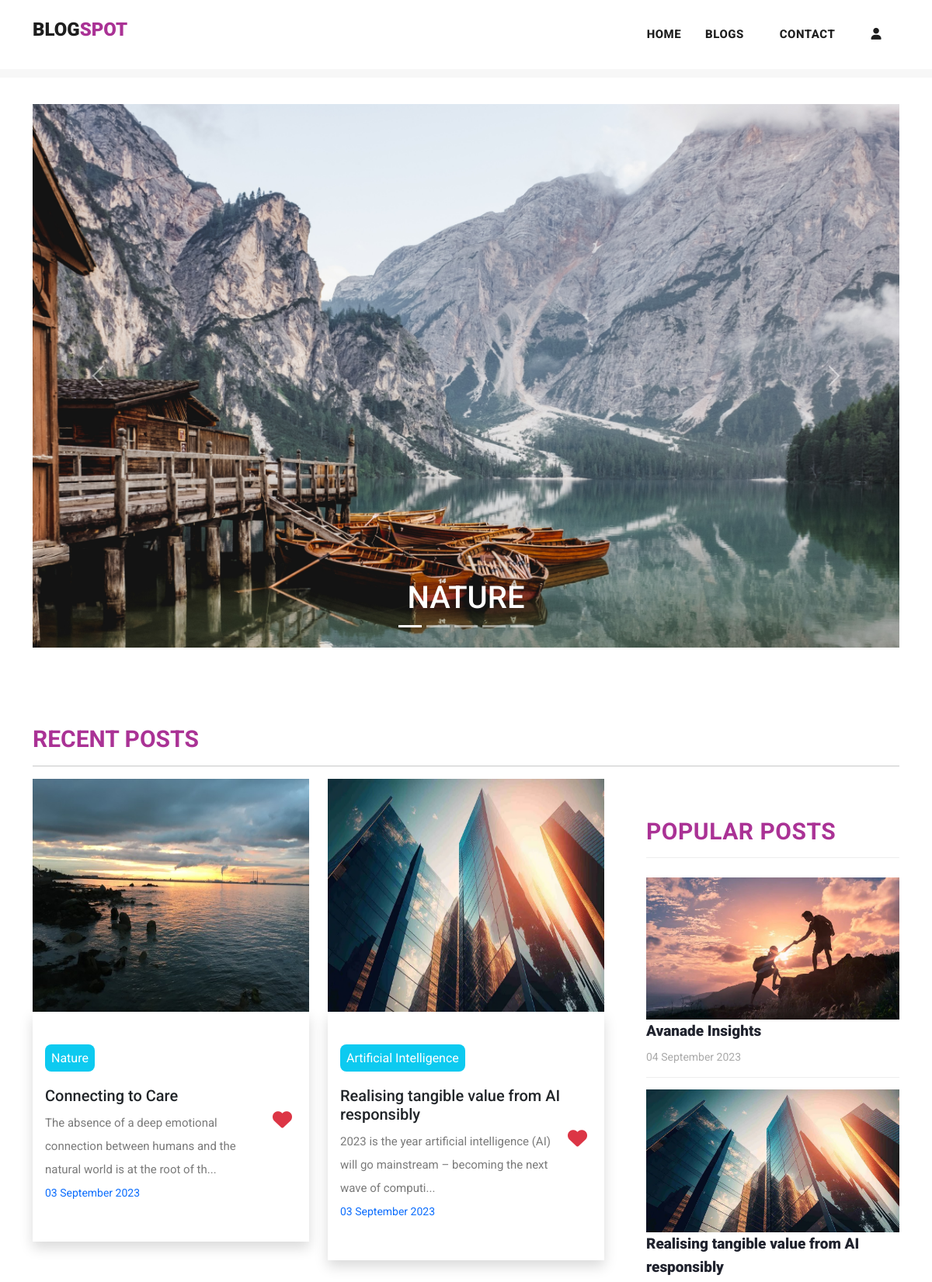
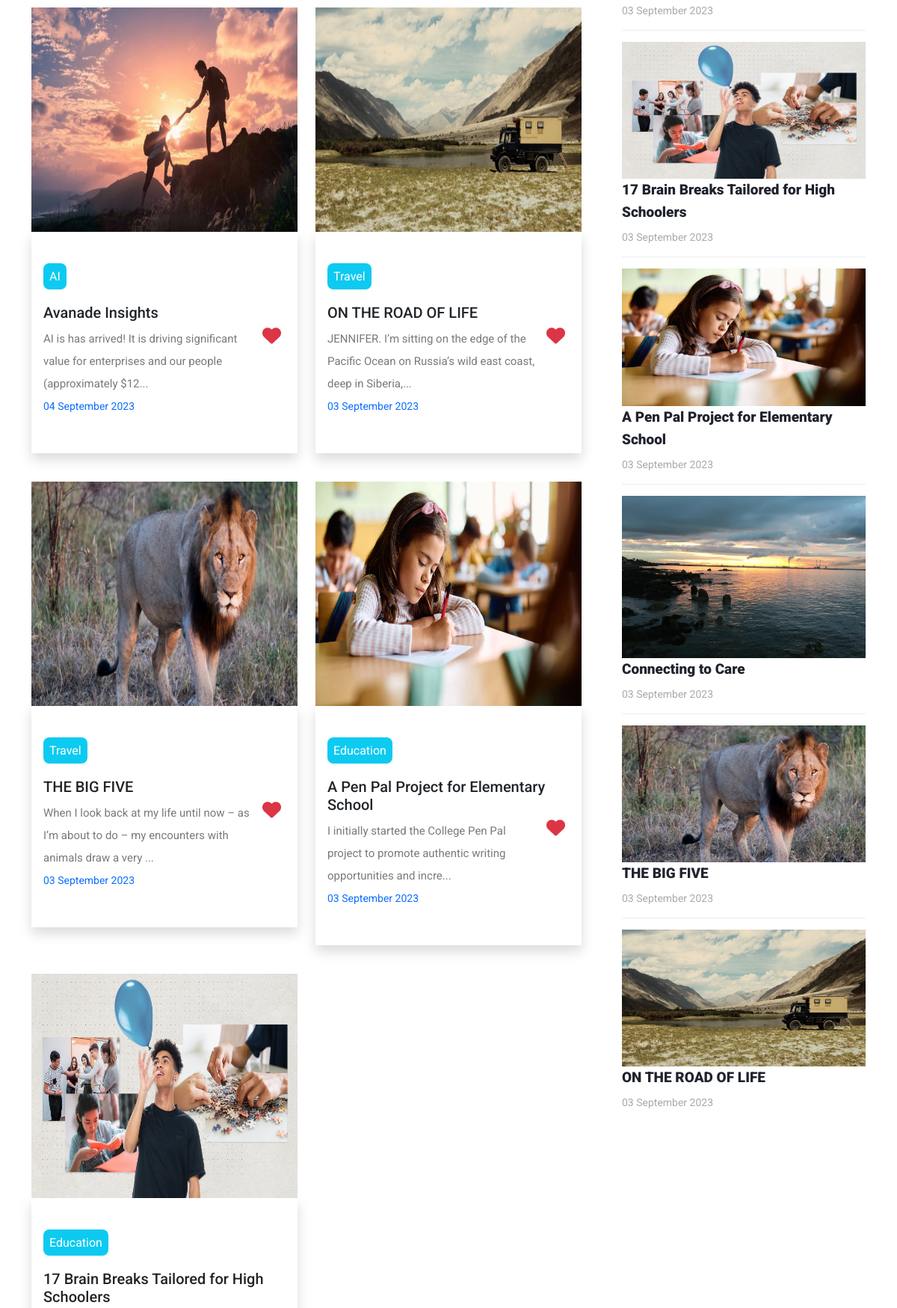
The page / (upper part) on the database its author committed (2 pictures, top to bottom).
### myapp/models.py (models this page shows, shortened)
class Post(models.Model):
    postname = models.CharField(max_length=600)
    category = models.CharField(max_length=600)
    image = models.ImageField(upload_to='images/posts',blank=True,null=True)
    content = models.CharField(max_length=100000)
    time = models.CharField(default=time,max_length=100, blank=True)
    likes = models.IntegerField(null=True,blank=True,default=0)
    user = models.ForeignKey(User,on_delete=models.CASCADE)

### myapp/views.py (the view)
# urls.py: path("",views.index,name="index"),
def index(request):
    return render(request,"index.html",{
        'posts':Post.objects.filter(user_id=request.user.id).order_by("id").reverse(),
        'top_posts':Post.objects.all().order_by("-likes"),
        'recent_posts':Post.objects.all().order_by("-id"),
        'user':request.user,
        'media_url':settings.MEDIA_URL
    })

### templates/index.html (shortened to what this page needs)
{% load static %}
<!DOCTYPE html>
<html lang="en">
<head>
  <link href="https://cdn.jsdelivr.net/npm/bootstrap@5.3.0-alpha3/dist/css/bootstrap.min.css" rel="stylesheet"
>
  <link href="{% static 'vendor/bootstrap/css/bootstrap.min.css' %}" rel="stylesheet">
  <link href="https://cdn.jsdelivr.net/npm/bootstrap@5.3.1/dist/css/bootstrap.min.css" rel="stylesheet"
>
</head>
<link rel="stylesheet" href="{% static 'assets/css/fontawesome.css' %}">
<link rel="stylesheet" href="https://cdnjs.cloudflare.com/ajax/libs/font-awesome/6.4.2/css/all.min.css">
<link rel="stylesheet" href="{% static 'assets/css/templatemo-stand-blog.css' %}">
<link rel="stylesheet" href="{% static 'assets/css/owl.css' %}">
<link rel="stylesheet" href="{% static 'assets/css/styles.css' %}">
</head>
<body>
  {%include 'header.html'%}
  <div class="container mt-5 carousel">
    <div id="carouselExampleCaptions" class="carousel slide">
      <div class="carousel-indicators">
        <button type="button" data-bs-target="#carouselExampleCaptions" data-bs-slide-to="0" class="active"
          aria-current="true" aria-label="Slide 1"></button>
        <button type="button" data-bs-target="#carouselExampleCaptions" data-bs-slide-to="1"
          aria-label="Slide 2"></button>
        <button type="button" data-bs-target="#carouselExampleCaptions" data-bs-slide-to="2"
          aria-label="Slide 3"></button>
        <button type="button" data-bs-target="#carouselExampleCaptions" data-bs-slide-to="3"
          aria-label="Slide 4"></button>
        <button type="button" data-bs-target="#carouselExampleCaptions" data-bs-slide-to="4"
          aria-label="Slide 5"></button>
      </div>
      <div class="carousel-inner">
        <div class="carousel-item active">
          <img src="{% static 'assets/images/nature.jpg' %}" alt="image1">
          <div class="carousel-caption ">
            <h1>NATURE</h1>
          </div>
        </div>
      </div>
      <button class="carousel-control-prev" type="button" data-bs-target="#carouselExampleCaptions"
        data-bs-slide="prev">
        <span class="carousel-control-prev-icon" aria-hidden="true"></span>
      </button>
      <button class="carousel-control-next" type="button" data-bs-target="#carouselExampleCaptions"
        data-bs-slide="next">
        <span class="carousel-control-next-icon" aria-hidden="true"></span>
      </button>
    </div>
  </div>
  <section class="blog-posts">
    <div class="container">
      <h3 class="mb-2" style="color: rgba(150, 3, 125, 0.81); font-size: 30px; font-weight: bold;">RECENT POSTS</h3>
      <hr>
      <div class=" row">
        <div class="col-lg-8">
          <div class="all-blog-posts">
            <div class="row">
              {% for post in top_posts|slice:"0:7" %}
              <div class="col col-lg-6 col-12 pb-2 blog-post ">
                <img src="{{media_url}}{{post.image}}" alt="" class="img-fluid" width="100%">
                <div class="px-3 py-5 shadow">
                  <a href="{% url 'post' post.id %}" class="text-decoration-none text-dark mb-3">
                    <span class="text-white bg-info text-center rounded-3 mt-5"
                      style="padding: 8px;">{{post.category}}</span>
                    <h5 class="mt-4">{{post.postname}}</h5>
                  </a>
                  <form method="post" action="{% url 'increaselikes' post.id %}">
                    <button class="float-right small" type="submit"
                      style="border: none; background: transparent; font-size: 25px;"><i
                        class="fa fa-heart text-danger"></i></button>
                  </form>
                  <p class="mt-2">{{post.content|slice:"0:100"}}...</p>
                  <p class="small text-primary">{{post.time}} </p>
                </div>
              </div>
              {% endfor %}
            </div>
          </div>
        </div>
        <div class="col-lg-4">
          <div class="sidebar">
            <div class="row">
              <div class="col-lg-12">
                <div class="sidebar-item recent-posts">
                  <div class="sidebar-heading">
                    <h2 style="color: rgba(150, 3, 125, 0.81); font-size: 30px; font-weight: bold;">Popular Posts</h2>
                  </div>
                  <div class="content">
                    <ul>
                      {% for post in recent_posts|slice:"0:" %}
                      <li>
                        <img src="{{media_url}}{{post.image}}" class="img-fluid" alt="" width="100%">
                        <a href="post-details.html">
                          <a href="{% url 'post' post.id %}" class="text-decoration-none text-dark">
                            <h5>{{post.postname}}</h5>
                          </a>
                          <span>{{post.time}}</span>
                        </a>
                      </li>
                      {% endfor %}
                    </ul>
                  </div>
                </div>
              </div>
            </div>
          </div>
        </div>
      </div>
    </div>
  </section>
</body>
</html>

### static/assets/css/templatemo-stand-blog.css (style rules this page uses)
body { font-family: 'Roboto', sans-serif; overflow-x: hidden; text-rendering: optimizeLegibility; -webkit-font-smoothing: antialiased; -moz-osx-font-smoothing: grayscale; }
p { margin-bottom: 0px; font-size: 15px; font-weight: 400; color: #7a7a7a; line-height: 30px; }
a { text-decoration: none!important; }
ul { padding: 0; margin: 0; list-style: none; }
h1,h2,h3,h4,h5,h6 { margin: 0px; }
.blog-posts { margin-top: 100px; }
.blog-posts .blog-post { margin-bottom: 30px; }
.blog-posts .sidebar-heading h2 { font-size: 18px; text-transform: uppercase; font-weight: 900; letter-spacing: 0.5px; color: #20232e; border-bottom: 1px solid #eee; padding-bottom: 15px; margin-bottom: 25px; }
.sidebar { margin-left: 30px; }
.sidebar .sidebar-item { margin-top: 50px; }
.sidebar .sidebar-heading h2 { font-size: 18px; text-transform: uppercase; font-weight: 900; letter-spacing: 0.5px; color: #20232e; border-bottom: 1px solid #eee; padding-bottom: 15px; margin-bottom: 25px; }
.sidebar .recent-posts ul li { margin-bottom: 15px; padding-bottom: 15px; border-bottom: 1px solid #eee; }
.sidebar .recent-posts ul li:last-child { margin-bottom: 0px; padding-bottom: 0px; border-bottom: none; }
.sidebar .recent-posts ul li h5 { font-size: 19px; font-weight: 900; color: #20232e; line-height: 30px; transition: all 0.3s; }
.sidebar .recent-posts ul li span { display: block; font-size: 14px; color: #aaa; margin-top: 8px; }

### static/assets/css/styles.css (style rules this page uses)
.carousel img { width: 100%; height: 700px; }
.blog-posts .blog-post img, .blog-post img { height: 300px; }

### templates/footer.html (style rules this page uses)
li { text-decoration: none; text-align: left; }
li a { color: rgb(153, 147, 147); }

### rows shown on the page
Post: image (picture), category "Nature", postname "Connecting to Care", content "The absence of a deep emotional connection between humans and the natural world is at the root of th", time "03 September 2023"
Post: image (picture), category "Artificial Intelligence", postname "Realising tangible value from AI responsibly", content "2023 is the year artificial intelligence (AI) will go mainstream – becoming the next wave of computi", time "03 September 2023"
Post: image (picture), category "AI", postname "Avanade Insights", content "AI is has arrived! It is driving significant value for enterprises and our people (approximately $12", time "04 September 2023"
Post: image (picture), category "Travel", postname "ON THE ROAD OF LIFE", content "JENNIFER. I’m sitting on the edge of the Pacific Ocean on Russia’s wild east coast, deep in Siberia,", time "03 September 2023"
Post: image (picture), category "Travel", postname "THE BIG FIVE", content "When I look back at my life until now – as I’m about to do – my encounters with animals draw a very", time "03 September 2023"
Post: image (picture), category "Education", postname "A Pen Pal Project for Elementary School", content "I initially started the College Pen Pal project to promote authentic writing opportunities and incre", time "03 September 2023"
Post: image (picture), category "Education", postname "17 Brain Breaks Tailored for High Schoolers", time "03 September 2023"
